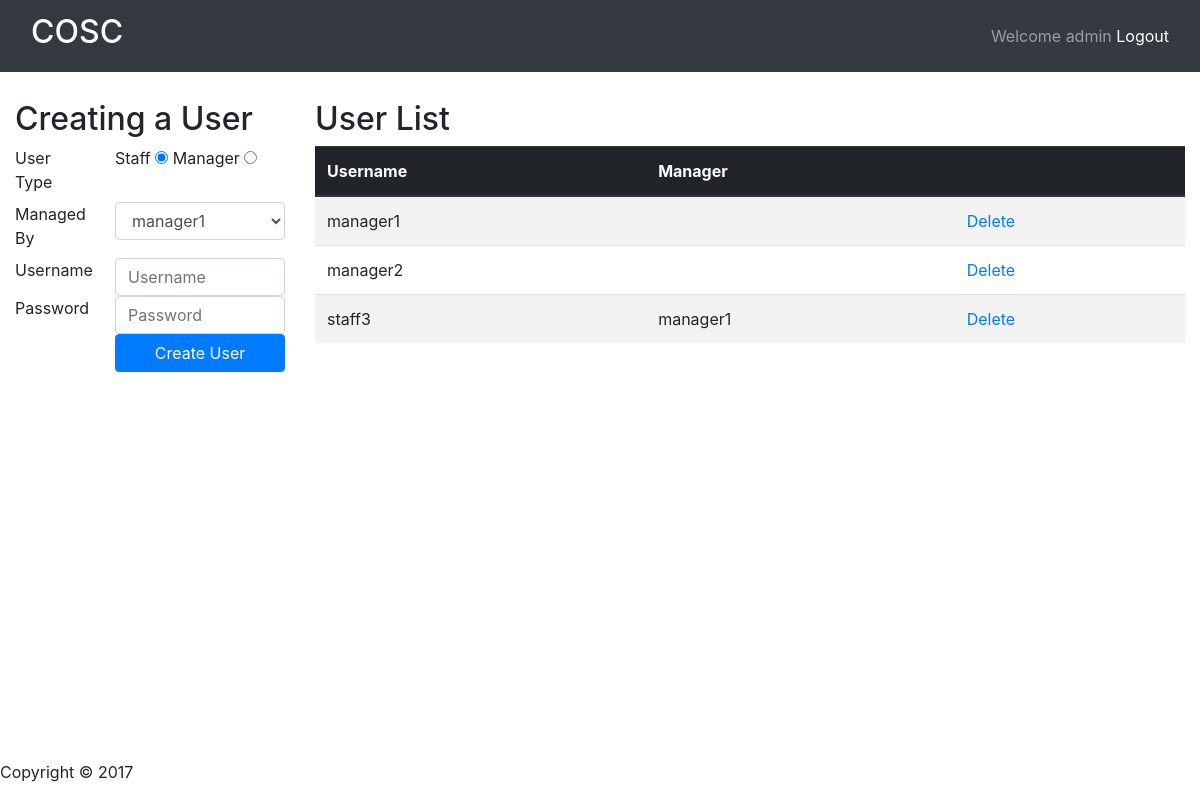
/public (signed in), run on the app's committed database.
### tables this page shows
CREATE TABLE `tbl_user` (
  `username` varchar(150) NOT NULL,
  `password` varchar(150) NOT NULL,
  `role` varchar(150) NOT NULL,
  `managedBy` varchar(150) DEFAULT NULL
);

### app/core/Controller.php (called while the page is built, shortened)
<?php
class Controller{
    public function view($view, $data = []){
        require_once '../app/views/' . $view . '.php';
    }
}

### app/core/App.php (called while the page is built, shortened)
<?php
class App{
    public $method = 'index';
    public function __construct() {
        $url = $this->parseUrl();
        $this->controller = new $this->controller;
        $this->params = $url ? array_values($url) : [];
        call_user_func_array([$this->controller, $this->method], $this->params);
    }
}

### public/index.php (called while the page is built, shortened)
<?php
$app = new App;

### app/core/utils.php (called while the page is built, shortened)
<?php
class Util{
    public static function addUser(){
        return USER_ADD;
    }
    public static function deleteUser(){
        return USER_DELETE;
    }
}

### app/models/User.php (called while the page is built, shortened)
<?php
class User{
    public function getUsers(){
        $db = db_connect();
        $statement = $db->prepare("select * from tbl_user where role != 'admin'");
        $statement->bindValue(':role', 'manager');
        $statement->execute();
        $rows = $statement->fetchAll(PDO::FETCH_ASSOC);
        return $rows;
    }
}

### app/views/admin/user.php (the view)
<?php require_once '../app/views/templates/header_admin.php' ?>
<div class="row">
    <div class="col-sm-3">
        <h2>Creating a User</h2>
        <form id="adduser"
              class="form-horizontal"
              action="<?= Util::addUser() ?>"
              method="post">
            <fieldset>
                <div class="row">
                    <label class="col-sm-4 control-label">User Type</label>
                    <div class="col">
                        <label class="radio-inline">
                            Staff
                            <input id="staff"
                                   type="radio"
                                   name="role"
                                   value="staff"
                                   checked="true"/>
                        </label>
                        <label class="radio-inline">
                            Manager
                            <input id="manager"
                                   type="radio"
                                   name="role"
                                   value="manager"/>
                        </label>
                    </div>
                </div>
                <div id="managedByDiv">
                    <div class="row">
                        <label for="managedBy"
                               class="col-sm-4 control-label">Managed By</label>
                        <div class="col-sm-8">
                            <select name="managedBy"
                                    class="form-control">
                                        <?php
                                        foreach ($data as $row) {
                                            if ($row['role'] == 'manager') {
                                                ?>
                                        <option value="<?= $row['username'] ?>"><?= $row['username'] ?></option>
                                        <?php
                                    }
                                }
                                ?>
                            </select>
                        </div>
                    </div>
                </div>
                <div class="row">
                    <label for="username"
                           class="col-sm-4 control-label">Username</label>
                    <div class="col-sm-8">
                        <input type="text"
                               class="form-control"
                               name="username"
                               placeholder="Username"
                               pattern="[a-zA-Z0-9]+"
                               required/></div></div>
                <div class="row">
                    <label for="password"
                           class="col-sm-4 control-label">Password</label>
                    <div class="col-sm-8">
                        <input type="password"
                               class="form-control"
                               name="password"
                               placeholder="Password"
                               required/></div></div>
                <div class="row">
                    <div class="col-sm-4"></div>
                    <div class="col">
                        <button type="submit"
                                class="btn btn-primary btn-block">Create User</button></div></div>
            </fieldset>
        </form>
    </div>
    <div class="col-sm-9">
        <h2>User List</h2>
        <form id="manageuser"
              class="form-horizontal"
              action="<?= Util::deleteUser() ?>"
              method="post">
            <table class="table table-striped">
                <thead class="thead-dark">
                    <tr>
                        <th>Username</th>
                        <th>Manager</th>
                        <th></th>
                    </tr>
                </thead>
                <tbody>
                    <?php
                    foreach ($data as $row) {
                        if ($row['role'] != 'admin') {
                            ?>
                            <tr>
                                <td><?= $row['username'] ?></td>
                                <td><?= $row['managedBy'] ?></td>
                                <td>
                                    <a href="<?= Util::deleteUser() . DS . $row['username']; ?>">Delete</a>
                                </td>
                            </tr>
                            <?php
                        }
                    }
                    ?>
                </tbody>
            </table>
        </form>
    </div>
</div>
<?php require_once '../app/views/templates/footer.php' ?>

### data on the page
tbl_user: username "manager1"
tbl_user: username "manager2"
tbl_user: username "staff3", managedBy "manager1"

### other printed values
$_SESSION['username'] "admin"
form field managedBy "manager1"
